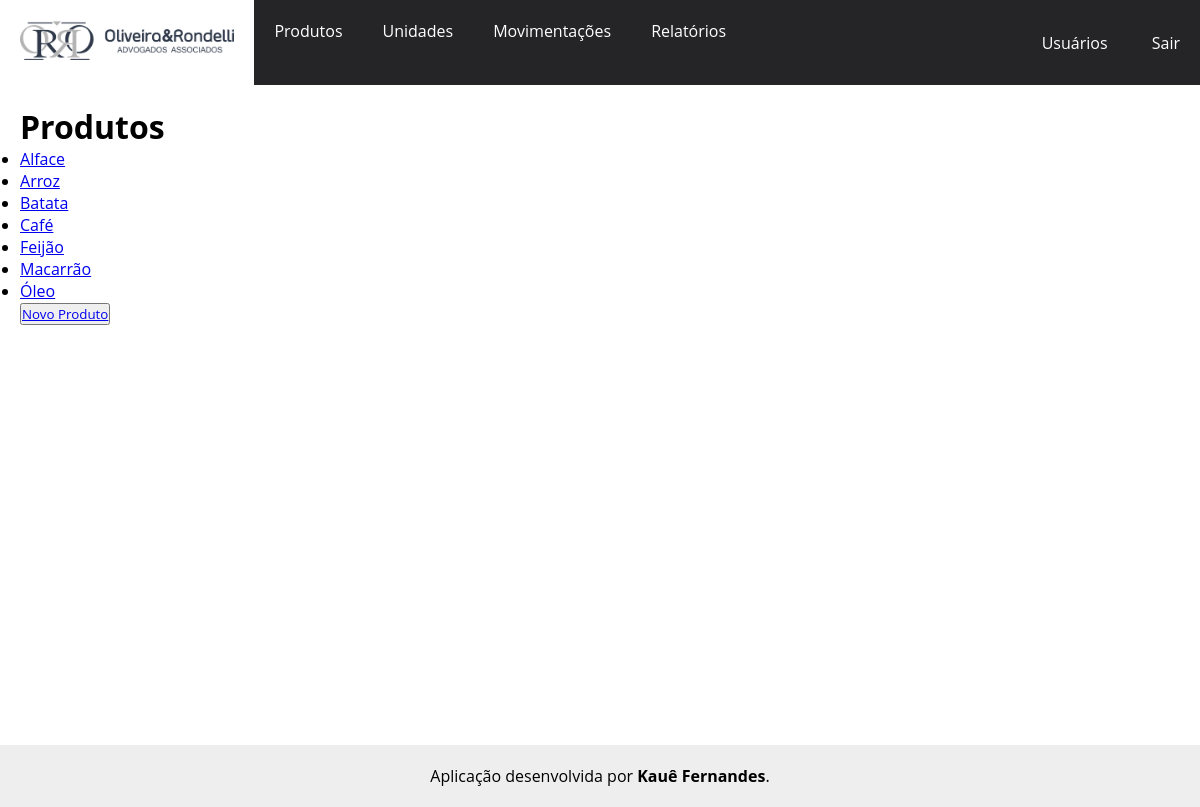
The page /produtos/produtos/ (signed in) on the database its author committed.
### produtos/models.py (models this page shows, shortened)
class Produtos(models.Model):
    pro_referencia = models.CharField('Referência', max_length=20, default='SEM-REF')                           # Referência do produto
    pro_descricao = models.TextField('Descrição')                                                               # Descrição do produto
    pro_unidade = models.ForeignKey(Unidades, on_delete=models.PROTECT, verbose_name='Unidade', default=1)      # Chave estrangeira referenciando a unidade da tabela Unidades
    pro_custo_medio = models.DecimalField('movimentacoes.Movimentacao', decimal_places=2, max_digits=10)                        # Custo médio
    pro_saldo = models.IntegerField('Saldo', default=0)                                                         # Saldo do produto no estoque
    pro_data_adicionada = models.DateTimeField(auto_now_add=True)                                               # Data em que o produto foi adicionado
    pro_data_modificado = models.DateTimeField(auto_now=True)                                                   # Data em que o produto foi modificado
    def __str__(self):
        return self.pro_descricao
    class Meta:
        verbose_name = 'Produto'
        verbose_name_plural = 'Produtos'
        ordering = ['-pro_descricao']

### produtos/views.py (the view)
# urls.py: path('produtos/', views.lista_produtos, name='produtos'),                           # Caminho para a página dos produtos
@login_required
def lista_produtos(request):
    produtos = Produtos.objects.order_by('pro_descricao')
    context = {'produtos': produtos}
    return render(request, 'produtos/lista_produtos.html', context)

### produtos/templates/produtos/lista_produtos.html (shortened to what this page needs)
<!DOCTYPE html>
{% extends "core/base.html" %}
    {% block content %}
    <h1>Produtos</h1>
    <ul>
        {% for produto in produtos %}
            <li><a href="{% url 'produto' produto.id %}">{{ produto }}</a></li>
        {% empty %}
            <li>Não existe produto cadastrado.</li>
        {% endfor %}
    </ul>
    <div>
        <button><a href="{% url 'novo_produto' %}">Novo Produto</a></button>
    </div>
    {% endblock content %}

### static/css/style.css (style rules this page uses)
* { margin: 0; padding: 0; box-sizing: border-box; font-family: 'Open Sans', sans-serif; }

### rows shown on the page
Produtos: pro_descricao "Alface"
Produtos: pro_descricao "Arroz"
Produtos: pro_descricao "Batata"
Produtos: pro_descricao "Café"
Produtos: pro_descricao "Feijão"
Produtos: pro_descricao "Macarrão"
Produtos: pro_descricao "Óleo"
